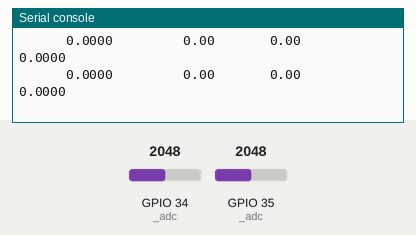
Recording of a program running on a simulated ESP32 board running MicroPython. On the bench: the last lines printed to the serial console. The inputs (shaded band) are chosen by the test bench; at power-on: GPIO 34 (_adc) = 2048, GPIO 35 (_adc) = 2048 (analog values on the 0–4095 scale).

Above: at 4.5 s.
4.6 s: GPIO 34 (_adc) set to 2102
At 6.5 s:
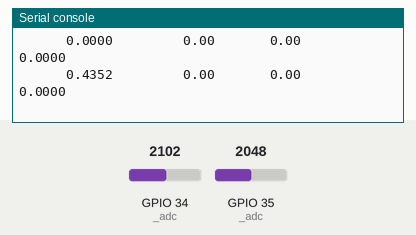
7.3 s: GPIO 35 (_adc) set to 2606
At 9.3 s:
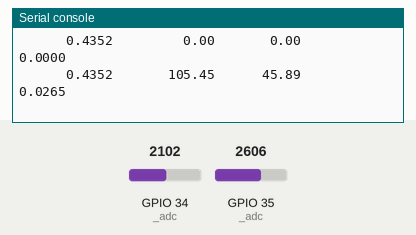
10.3 s: GPIO 34 (_adc) set to 2225
At 13.6 s:
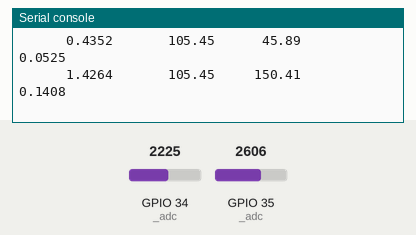

Measured:
- the behaviour switches between 2577 and 2578 on GPIO 35 (_adc) (found by bisection; images 1 and 2)
- the behaviour switches between 2165 and 2166 on GPIO 34 (_adc) (found by bisection; images 2 and 3)
- after the input at 4.6 s, the serial console: prints a new line after 1.2 s (image 1)
- after the input at 7.3 s, the serial console: prints a new line after 0.54 s (image 2)
- after the input at 10.3 s, the serial console: prints a new line after 1.8 s (image 3)

The program:

sensor.py
```python
# =============================================================================
# EnerSense — sensor.py
# Handles ADC sampling and RMS computation for the ACS712 current sensor
# and the optional ZMPT101B voltage sensor.
#
# Design notes:
#   - RMS is computed over a fixed window of CYCLES_PER_READ full mains cycles
#     (default: 5 cycles at 50 Hz = 100 ms window, 500 samples at 5 kHz).
#   - The DC offset (idle midpoint of the sensor output) is subtracted from
#     every sample before squaring. This is critical for AC RMS accuracy.
#   - On Wokwi the ACS712 is simulated with a potentiometer driving the ADC
#     pin. The RMS math is identical — only the input signal differs.
# =============================================================================

from machine import ADC, Pin
import utime
import math
import config


class CurrentSensor:
    """
    ACS712 current sensor driver.

    Usage:
        cs = CurrentSensor()
        reading = cs.read()
        print(reading['I_rms'], reading['P_W'], reading['E_Wh'])
    """

    def __init__(self):
        self._adc = ADC(Pin(config.PIN_CURRENT))
        # ESP32 MicroPython: attn(ADC.ATTN_11DB) → full 0–3.3 V input range
        self._adc.atten(ADC.ATTN_11DB)
        self._adc.width(ADC.WIDTH_12BIT)

        # Running energy accumulator (Wh)
        self._energy_wh   = 0.0
        self._last_ts_ms  = utime.ticks_ms()

        # Calibrated DC offset in ADC counts (updated by auto-calibrate)
        self._offset = config.ADC_OFFSET

    # ------------------------------------------------------------------
    # Public API
    # ------------------------------------------------------------------

    def auto_calibrate(self, samples=200):
        """
        Sample the ADC with no load connected and store the mean as the
        DC offset. Call once at startup before the first read().
        """
        total = 0
        for _ in range(samples):
            total += self._adc.read()
            utime.sleep_us(200)
        self._offset = total // samples
        return self._offset

    def read(self):
        """
        Acquire one RMS window, compute electrical quantities, accumulate
        energy, and return a result dict.

        Returns:
            {
                'I_rms' : float,   # RMS current  (A)
                'P_W'   : float,   # Active power  (W)  — uses V from VoltageSensor
                                   # or NOMINAL_VOLTAGE if sensor disabled
                'E_Wh'  : float,   # Cumulative energy since boot (Wh)
                'ts_ms' : int,     # Timestamp of this reading (ms since boot)
            }
        """
        counts_rms = self._sample_rms(
            self._adc,
            config.SAMPLES_PER_READ,
            self._offset
        )
        I_rms = self._counts_to_amps(counts_rms)

        now_ms   = utime.ticks_ms()
        delta_s  = utime.ticks_diff(now_ms, self._last_ts_ms) / 1000.0
        self._last_ts_ms = now_ms

        # Power and energy are filled in by main.py once V_rms is known.
        # We return I_rms here; main.py calls combine() to get the full dict.
        return {
            'I_rms' : round(I_rms, 4),
            'ts_ms' : now_ms,
            '_delta_s': delta_s,   # internal, used by combine()
        }

    def combine(self, current_reading, V_rms):
        """
        Given a current reading dict (from read()) and a V_rms value,
        compute power, accumulate energy, and return the full telemetry dict.

        Args:
            current_reading : dict returned by read()
            V_rms           : float, RMS voltage in Volts

        Returns:
            Full telemetry dict ready for JSON serialisation.
        """
        I_rms   = current_reading['I_rms']
        delta_s = current_reading['_delta_s']

        P_W  = round(I_rms * V_rms, 2)          # apparent power (W)
        dWh  = P_W * (delta_s / 3600.0)
        self._energy_wh += dWh

        return {
            'I_rms' : I_rms,
            'V_rms' : round(V_rms, 2),
            'P_W'   : P_W,
            'E_Wh'  : round(self._energy_wh, 4),
            'pf'    : 1.0,          # assumed unity; update if reactive power is needed
            'ts_ms' : current_reading['ts_ms'],
        }

    def reset_energy(self):
        """Reset the cumulative energy counter (e.g. at the start of a new day)."""
        self._energy_wh = 0.0

    @property
    def energy_wh(self):
        return self._energy_wh

    # ------------------------------------------------------------------
    # Private helpers
    # ------------------------------------------------------------------

    @staticmethod
    def _sample_rms(adc, n_samples, offset):
        """
        Sample the ADC n_samples times and return the RMS value in ADC counts
        (with DC offset removed).

        The inter-sample delay is set to achieve approximately SAMPLE_FREQ_HZ.
        At 5 kHz: period = 200 µs.
        """
        delay_us = 1_000_000 // config.SAMPLE_FREQ_HZ   # 200 µs at 5 kHz
        sum_sq   = 0
        for _ in range(n_samples):
            val    = adc.read() - offset
            sum_sq += val * val
            utime.sleep_us(delay_us)
        mean_sq = sum_sq / n_samples
        return math.sqrt(mean_sq)

    @staticmethod
    def _counts_to_amps(counts_rms):
        """
        Convert RMS ADC counts to RMS current in Amperes.

        Formula:
            V_rms_at_pin = counts_rms * (ADC_VREF / ADC_MAX)
            I_rms        = V_rms_at_pin / ACS712_SENSITIVITY
        """
        v_rms_pin = counts_rms * (config.ADC_VREF / config.ADC_MAX)
        return v_rms_pin / config.ACS712_SENSITIVITY


class VoltageSensor:
    """
    ZMPT101B voltage sensor driver.

    If config.VOLTAGE_SENSOR_ENABLED is False, read() always returns
    config.NOMINAL_VOLTAGE without touching the ADC.
    """

    def __init__(self):
        if config.VOLTAGE_SENSOR_ENABLED:
            self._adc = ADC(Pin(config.PIN_VOLTAGE))
            self._adc.atten(ADC.ATTN_11DB)
            self._adc.width(ADC.WIDTH_12BIT)
        else:
            self._adc = None

        self._offset = config.ADC_OFFSET

    def auto_calibrate(self, samples=200):
        """Same DC-offset calibration as CurrentSensor."""
        if self._adc is None:
            return self._offset
        total = 0
        for _ in range(samples):
            total += self._adc.read()
            utime.sleep_us(200)
        self._offset = total // samples
        return self._offset

    def read(self):
        """
        Returns RMS voltage in Volts.
        Falls back to NOMINAL_VOLTAGE if sensor is disabled.
        """
        if self._adc is None:
            return config.NOMINAL_VOLTAGE

        counts_rms = CurrentSensor._sample_rms(
            self._adc,
            config.SAMPLES_PER_READ,
            self._offset
        )
        return self._counts_to_volts(counts_rms)

    @staticmethod
    def _counts_to_volts(counts_rms):
        """
        Convert RMS ADC counts to RMS mains voltage in Volts.

        ZMPT101B_SCALE is an empirical factor determined by comparing the
        output to a calibrated reference voltmeter.
        """
        v_rms_pin = counts_rms * (config.ADC_VREF / config.ADC_MAX)
        return v_rms_pin * config.ZMPT101B_SCALE


# =============================================================================
# Standalone test — runs only when this file is executed directly (not imported)
# Useful for serial monitor verification on Wokwi or real hardware.
# =============================================================================
if __name__ == "__main__":
    print("EnerSense sensor.py — standalone test")
    print(f"Sampling {config.SAMPLES_PER_READ} samples per window "
          f"({config.CYCLES_PER_READ} cycles @ {config.MAINS_FREQ_HZ} Hz)")

    cs = CurrentSensor()
    vs = VoltageSensor()

    print("Auto-calibrating DC offsets...")
    i_offset = cs.auto_calibrate()
    v_offset = vs.auto_calibrate()
    print(f"  Current sensor offset : {i_offset} counts")
    print(f"  Voltage sensor offset : {v_offset} counts")

    print("\nStarting continuous readings (Ctrl+C to stop):\n")
    print(f"{'I_rms (A)':>12} {'V_rms (V)':>12} {'P_W (W)':>10} {'E_Wh':>12}")
    print("-" * 50)

    while True:
        cr = cs.read()
        V  = vs.read()
        telemetry = cs.combine(cr, V)
        print(
            f"{telemetry['I_rms']:>12.4f} "
            f"{telemetry['V_rms']:>12.2f} "
            f"{telemetry['P_W']:>10.2f} "
            f"{telemetry['E_Wh']:>12.4f}"
        )
        utime.sleep(1)
```

config.py
```python
# =============================================================================
# EnerSense — config.py
# Central configuration file. Edit this before deploying to a new node.
# =============================================================================

# --- Node identity -----------------------------------------------------------
NODE_ID       = "node_01"
APPLIANCE_ID  = "appliance_01"   # change per monitored appliance

# --- Wi-Fi -------------------------------------------------------------------
WIFI_SSID     = "YourSSID"
WIFI_PASSWORD = "YourPassword"

# --- MQTT broker -------------------------------------------------------------
#MQTT_BROKER   = "192.168.1.100"  # local broker IP (your laptop/RPi)
MQTT_BROKER   = "127.0.0.1"     # use for local hosting
MQTT_PORT     = 1884
MQTT_USER     = "enersense"
MQTT_PASSWORD = "enersense123"
MQTT_KEEPALIVE = 60

# MQTT topic templates  (formatted at runtime with NODE_ID / APPLIANCE_ID)
TOPIC_TELEMETRY = "enersense/{node}/{appliance}/telemetry"
TOPIC_AGGREGATE = "enersense/{node}/{appliance}/aggregate"
TOPIC_RELAY_CMD = "enersense/{node}/{appliance}/relay/cmd"
TOPIC_RELAY_STS = "enersense/{node}/{appliance}/relay/status"

def topic(template):
    """Return a fully resolved topic string."""
    return template.format(node=NODE_ID, appliance=APPLIANCE_ID)

# --- Hardware pins -----------------------------------------------------------
PIN_CURRENT   = 34   # ADC1_CH6  — ACS712 analog output
PIN_VOLTAGE   = 35   # ADC1_CH7  — ZMPT101B analog output (optional)
PIN_RELAY     = 26   # GPIO26    — relay control

# Set to False if no voltage sensor is connected.
# When False, nominal mains voltage is assumed for power calculation.
VOLTAGE_SENSOR_ENABLED = True

# --- ADC / sampling ----------------------------------------------------------
ADC_BITS         = 12           # ESP32 ADC resolution
ADC_MAX          = 4095         # 2^12 - 1
ADC_VREF         = 3.3          # ESP32 ADC reference voltage (V)
ADC_OFFSET       = 2048         # DC midpoint (0 A / 0 V maps here) in counts
                                 # Calibrate empirically if readings drift.

SAMPLE_FREQ_HZ   = 5000         # ADC sampling frequency
MAINS_FREQ_HZ    = 50           # 50 Hz mains (Tunisia / Europe)
CYCLES_PER_READ  = 5            # number of full mains cycles per RMS window
SAMPLES_PER_READ = (SAMPLE_FREQ_HZ // MAINS_FREQ_HZ) * CYCLES_PER_READ
                                 # = 500 samples per measurement window

# --- Sensor calibration ------------------------------------------------------
# ACS712-20A: sensitivity = 100 mV/A → 0.1 V/A
# With 3.3 V ADC and 12-bit resolution: 1 count = 3.3/4095 V ≈ 0.000806 V
# current_A = counts_rms * (ADC_VREF / ADC_MAX) / ACS712_SENSITIVITY
ACS712_SENSITIVITY = 0.100      # V/A  (use 0.185 for 5A variant, 0.066 for 30A)

# ZMPT101B: calibration factor (adjust by comparing to reference voltmeter)
ZMPT101B_SCALE     = 234.5      # empirical scale to convert counts_rms → V_rms

# Nominal mains voltage assumed when voltage sensor is disabled
NOMINAL_VOLTAGE    = 230.0      # V (Tunisian grid: 230 V / 50 Hz)

# --- Anomaly detection -------------------------------------------------------
ANOMALY_STATIC_THRESHOLD_W  = 2500.0   # flag if instantaneous power exceeds this
ANOMALY_ZSCORE_THRESHOLD    = 3.0      # flag if Z-score exceeds this
ANOMALY_WINDOW_HOURS        = 168      # 7-day rolling baseline (hours)

# --- Relay safety ------------------------------------------------------------
RELAY_MIN_ON_TIME_S  = 5    # minimum seconds relay stays ON before it can switch OFF
RELAY_MIN_OFF_TIME_S = 5    # minimum seconds relay stays OFF before it can switch ON

# --- Timing ------------------------------------------------------------------
TELEMETRY_INTERVAL_S  = 1    # publish telemetry every N seconds
AGGREGATE_INTERVAL_S  = 3600 # publish hourly aggregate every N seconds
RECONNECT_DELAY_S     = 5    # seconds between Wi-Fi / MQTT reconnect attempts
BUFFER_MAX_READINGS   = 100  # max offline readings to buffer in RAM

# --- Cost estimation ---------------------------------------------------------
TARIFF_TND_PER_KWH = 0.180   # Tunisian electricity tariff (TND/kWh, tranches 1-2)
```
